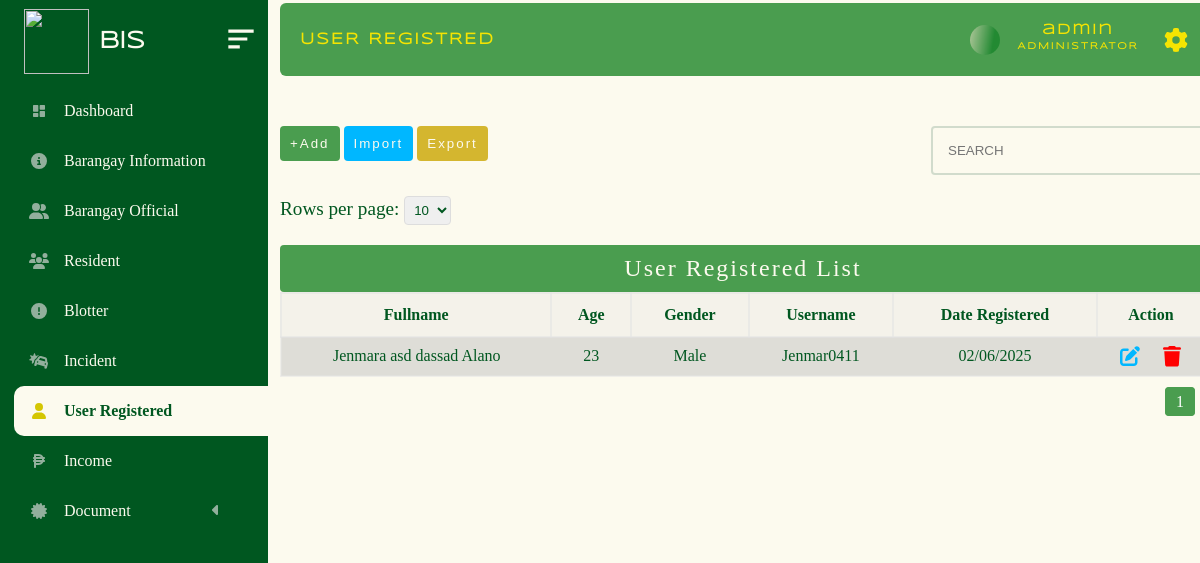
Page /administrator/admin_panel/user_registered.php (signed in) on the earlier database version.
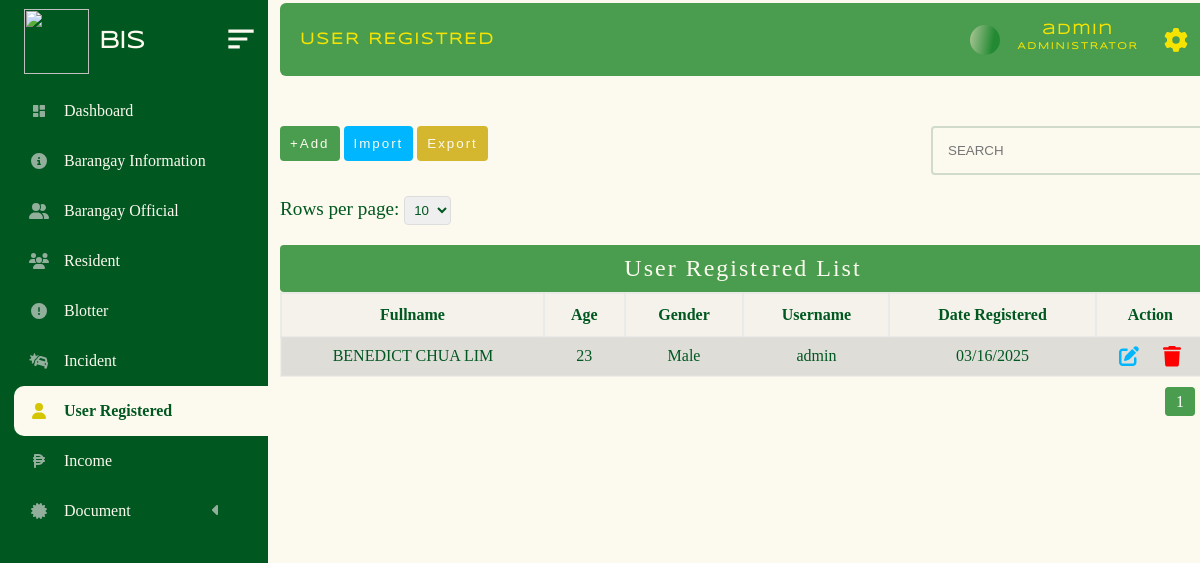
Same page on the later database version.
### tables this page shows
CREATE TABLE `user_account` (
  `firstname` varchar(200) NOT NULL,
  `middlename` varchar(200) NOT NULL,
  `lastname` varchar(200) NOT NULL,
  `username` varchar(200) NOT NULL,
  `password` varchar(200) NOT NULL,
  `gender` varchar(200) NOT NULL,
  `age` int(11) NOT NULL,
  `birthday` date NOT NULL,
  `date_registered` date NOT NULL,
  `house_no` varchar(200) NOT NULL,
  `sitio_pook` varchar(200) NOT NULL,
  `contact_no` varchar(200) NOT NULL,
  `profile` varchar(200) NOT NULL,
  `user_id` int(11) NOT NULL
);

### administrator/admin_panel/user_register_folder/table.php (the view, shortened to what this page needs)
<!DOCTYPE html>
<html lang="en">
<head>
</head>
<body>
    <?php
    require("../../database/conn_db.php");
    $page = isset($_GET['page']) ? max(1, (int)$_GET['page']) : 1;
    $limit = isset($_GET['limit']) ? max(1, (int)$_GET['limit']) : 10;
    $offset = ($page - 1) * $limit;
    $countQuery = "SELECT COUNT(*) AS total FROM user_account";
    $countResult = $conn->query($countQuery);
    $totalRows = $countResult->fetch_assoc()['total'];
    $totalPages = max(1, ceil($totalRows / $limit));
    $sql = "SELECT * FROM user_account ORDER BY user_id DESC LIMIT $limit OFFSET $offset";
    $result = $conn->query($sql);
    ?>
    <?php if ($result->num_rows > 0): ?>
    <div class="limit-selector">
        <form method="GET" action="">
            <label for="limit">Rows per page:</label>
            <select name="limit" id="limit" onchange="this.form.submit()">
                <option value="10" <?php if ($limit == 10) echo 'selected'; ?>>10</option>
            </select>
        </form>
    </div>
    <table>
        <caption>User Registered List</caption>
        <tr>
            <th>Fullname</th>
            <th>Age</th>
            <th>Gender</th>
            <th>Username</th>
            <th>Date Registered</th>
            <th>Action</th>
        </tr>
        <?php
        while($row = $result->fetch_assoc()) {
            $firstname = $row["firstname"];
            $middlename = $row["middlename"];
            $lastname = $row["lastname"];
            $gender = $row["gender"];
            $age = $row["age"];
            $username = $row["username"];
            $date_registered = $row["date_registered"];
        ?>
        <tr class="table_hover">
            <td><?php echo $firstname . " " . $middlename . " " . $lastname; ?></td>
            <td><?php echo $age; ?></td>
            <td><?php echo $gender; ?></td>
            <td><?php echo $username; ?></td>
            <td><?php echo date('m/d/Y', strtotime($date_registered)); ?></td>
            <td>
            <div id = "form_up_del_official">
                                       <button  id = "update_official_btn" class = "update_btn_register" data-id= <?php echo $row ["user_id"] ?>></button>
                                       <button id = "delete_official_btn" class = "delete_btn_blotter_user" data-id= <?php echo $row ["user_id"] ?>></button>
                                   </div>
            </td>
        </tr>
        <?php } ?>
    </table>
    <div class="pagination">
        <?php for ($i = 1; $i <= $totalPages; $i++): ?>
            <a href="?page=<?php echo $i; ?>&limit=<?php echo $limit; ?>" class="<?php echo $i == $page ? 'active' : ''; ?>">
                <?php echo $i; ?>
            </a>
        <?php endfor; ?>
    </div>
    <?php endif; ?>
            <?php include("user_register_folder/update_user.php"); ?>
</body>
</html>

Differences in the rows shown:
removed user_account: firstname "Jenmara asd", middlename "dassad", lastname "Alano", age "23", gender "Male", username "Jenmar0411", date_registered "02/06/2025"
added user_account: firstname "BENEDICT", middlename "CHUA", lastname "LIM", age "23", gender "Male", username "admin", date_registered "03/16/2025"
